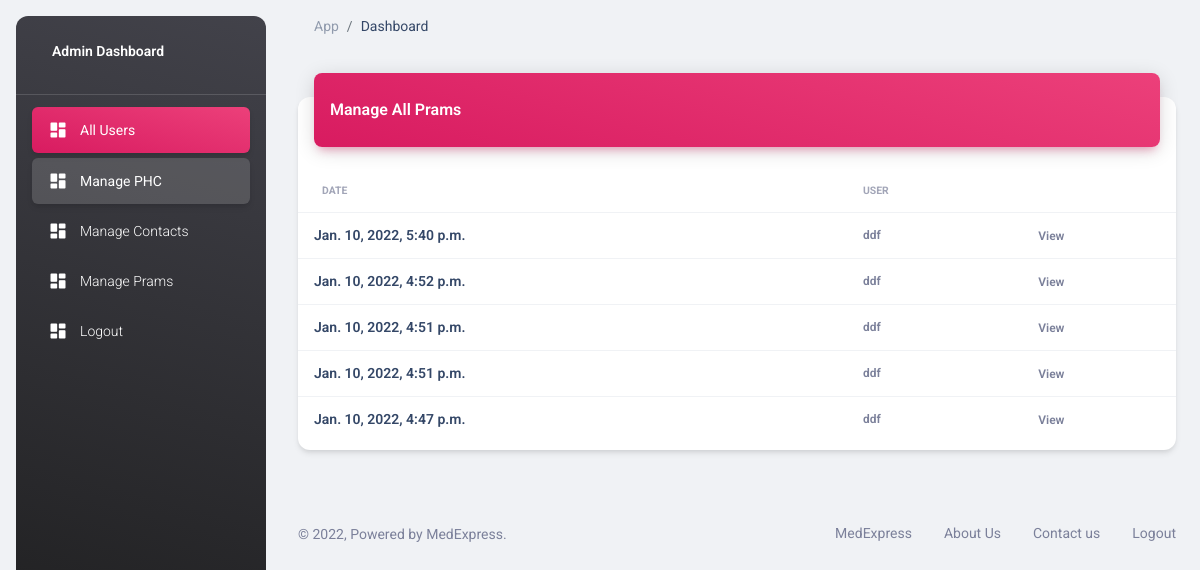
Screenshot of /admin-user/manage-all-prams/ with the database file from the repository.
### app_user/models.py (models this page shows, shortened)
class PramData(models.Model):
	app_user = models.ForeignKey(AppUser, on_delete=models.CASCADE)
	hypertension = models.CharField(default="",max_length=20)
	diabetes = models.CharField(default="",max_length=20)
	asthma = models.CharField(default="",max_length=20)
	seizure = models.CharField(default="",max_length=20)
	kidney = models.CharField(default="",max_length=20)
	systemic = models.CharField(default="",max_length=20)
	hiv = models.CharField(default="",max_length=20)
	heart = models.CharField(default="",max_length=20)
	cancer = models.CharField(default="",max_length=20)
	brain = models.CharField(default="",max_length=20)
	hypothyroidism = models.CharField(default="",max_length=20)
	hyperthyroidism = models.CharField(default="",max_length=20)
	clotting = models.CharField(default="",max_length=20)
	preeclampsia_prior = models.CharField(default="",max_length=20)
	preeclampsia_after = models.CharField(default="",max_length=20)
	preterm_delivery = models.CharField(default="",max_length=20)
	preterm_delivery_prior = models.CharField(default="",max_length=20)
	rupture = models.CharField(default="",max_length=20)
	cerclage = models.CharField(default="",max_length=20)
	uterine = models.CharField(default="",max_length=20)
	stillbirth = models.CharField(default="",max_length=20)
	intrauterine = models.CharField(default="",max_length=20)
	trimester = models.CharField(default="",max_length=20)
	bmi = models.CharField(default="",max_length=20)
	oligohydramnios = models.CharField(default="",max_length=20)
	polyhydramnios = models.CharField(default="",max_length=20)
	iugr = models.CharField(default="",max_length=20)
	fetal = models.CharField(default="",max_length=20)
	ivf = models.CharField(default="",max_length=20)
	age_years = models.CharField(default="",max_length=20)
	multiple_gestation = models.CharField(default="",max_length=20)
	status = models.BooleanField(default=False)
	pub_date = models.DateTimeField(default=timezone.now)

class AppUser(models.Model):
	user = models.OneToOneField(User, on_delete=models.CASCADE)
	profile_photo = models.FileField(upload_to='account_files/profile_photos/', blank=True, default="default_files/default_face.png")
	name = models.CharField(default="",max_length=20)
	age = models.CharField(default="",max_length=20)
	address = models.TextField(default="")
	pregnancy_status = models.CharField(default="",max_length=20)
	blood_group = models.CharField(default="",max_length=20)
	hiv_status = models.CharField(default="",max_length=20)
	last_bmi = models.CharField(default="",max_length=20)
	last_edd = models.CharField(default="",max_length=20)
	last_ovulation = models.CharField(default="",max_length=20)
	status = models.BooleanField(default=False)
	pub_date = models.DateTimeField(default=timezone.now)

### admin_user/views.py (the view)
# urls.py: path("manage-all-prams/", views.ManageAllPramsView, name="manage_all_prams"),
def ManageAllPramsView(request):
	if request.method == "POST":
		pass
	else:
		prams = PramData.objects.order_by('-pub_date')
		context = {"prams": prams}
		return render(request, "admin_user/manage_all_prams.html", context )

### admin_user/templates/admin_user/manage_all_prams.html
{% extends 'admin_user/base.html' %}
{% load static %}
{% block content %}
<div class="container-fluid py-4">
  <div class="row">
    <div class="col-12">
      <div class="card my-4">
        <div class="card-header p-0 position-relative mt-n4 mx-3 z-index-2">
          <div class="bg-gradient-primary shadow-primary border-radius-lg pt-4 pb-3">
            <h6 class="text-white text-capitalize ps-3">Manage All Prams</h6>
          </div>
        </div>
        <div class="card-body px-0 pb-2">
          <div class="table-responsive p-0">
            <table class="table align-items-center mb-0">
              <thead>
                <tr>
                  <th class="text-uppercase text-secondary text-xxs font-weight-bolder opacity-7">Date</th>
                  <th class="text-uppercase text-secondary text-xxs font-weight-bolder opacity-7 ps-2">User</th>
                  <th class="text-secondary opacity-7"></th>
                </tr>
              </thead>
              <tbody>
                {% for item in prams %}
                  <tr>
                    <td>
                      <div class="d-flex px-2 py-1">
                        <div class="d-flex flex-column justify-content-center">
                          <h6 class="mb-0 text-sm">{{ item.pub_date }}</h6>
                        </div>
                      </div>
                    </td>
                    <td>
                      <p class="text-xs font-weight-bold mb-0">{{ item.app_user.name }}</p>
                    </td>
                    <td class="align-middle">
                      <a href="javascript:;" class="text-secondary font-weight-bold text-xs" data-toggle="tooltip" data-original-title="Edit user">
                        View
                      </a>
                    </td>
                  </tr>
                {% endfor %}
              </tbody>
            </table>
          </div>
        </div>
      </div>
    </div>
  </div>
</div>
{% endblock %}

### rows the page displays
PramData: pub_date "Jan. 10, 2022, 5:40 p.m.", app_user.name "ddf"
PramData: pub_date "Jan. 10, 2022, 4:52 p.m.", app_user.name "ddf"
PramData: pub_date "Jan. 10, 2022, 4:51 p.m.", app_user.name "ddf"
PramData: pub_date "Jan. 10, 2022, 4:51 p.m.", app_user.name "ddf"
PramData: pub_date "Jan. 10, 2022, 4:47 p.m.", app_user.name "ddf"
